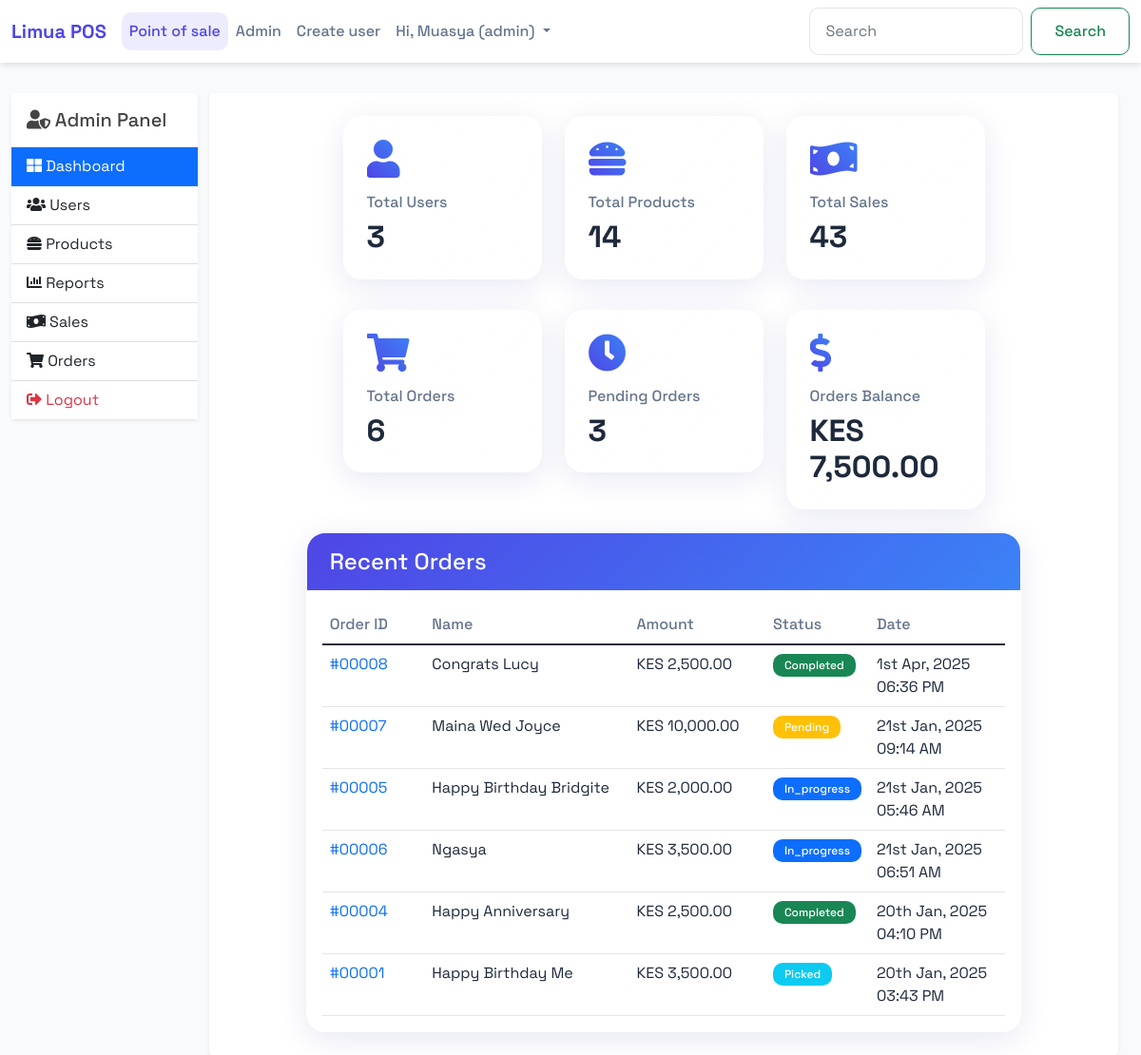
Page /index.php?pg=admin (signed in) on the committed database.
### tables this page shows
CREATE TABLE `orders` (
  `id` int(11) NOT NULL,
  `order_name` varchar(100) NOT NULL,
  `description` text DEFAULT NULL,
  `phone_number` varchar(20) NOT NULL,
  `customer_name` varchar(255) DEFAULT NULL,
  `total_amount` decimal(10,2) NOT NULL,
  `deposit` decimal(10,2) NOT NULL,
  `balance` decimal(10,2) NOT NULL,
  `pickup_date` datetime DEFAULT NULL,
  `image1` varchar(255) DEFAULT NULL,
  `image2` varchar(255) DEFAULT NULL,
  `status` varchar(20) NOT NULL,
  `created_by` varchar(100) NOT NULL,
  `updated_by` varchar(100) DEFAULT NULL,
  `date_created` datetime NOT NULL,
  `date_updated` datetime DEFAULT NULL
);

### app/core/database.php (called while the page is built, shortened)
<?php
class Database
{
	private function db_connect()
	{
		$DBHOST = "localhost";
		$DBNAME = "limuaa_db";
		$DBUSER = "root";
		$DBPASS = "";
		$DBDRIVER = "mysql";
		try {
			$con = new PDO("$DBDRIVER:host=$DBHOST;dbname=$DBNAME", $DBUSER, $DBPASS);
		} catch (PDOException $e) {
			echo $e->getMessage();
		}
		return $con;
	}
	public function query($query, $data = array())
	{
		$con = $this->db_connect();
		$stm = $con->prepare($query);
		$result = [];
		try {
			$check = $stm->execute($data);
			if ($check) {
				$result = $stm->fetchAll(PDO::FETCH_ASSOC);
			}
		} catch (PDOException $e) {
			error_log("Database query error: " . $e->getMessage());
		}
		return $result;
	}
}

### app/core/model.php (called while the page is built, shortened)
<?php
class Model extends Database
{
	public function query($query, $data = array())
    {
        $db = new Database();
        $result = $db->query($query, $data);
        return is_array($result) ? $result : [];
    }
}

### app/models/User.php (called while the page is built, shortened)
<?php
class User extends Model
{
	protected $table = "users";
	public function getTotal()
	{
		try {
			$result = $this->query("SELECT COUNT(*) as total FROM " . $this->table);
			return $result[0]['total'] ?? 0;
		} catch (PDOException $e) {
			return 0;
		}
	}
}

### app/models/Product.php (called while the page is built, shortened)
<?php
class Product extends Model
{
	protected $table = "products";
	public function getTotal()
	{
		try {
			$result = $this->query("SELECT COUNT(*) as total FROM " . $this->table);
			return $result[0]['total'] ?? 0;
		} catch (PDOException $e) {
			return 0;
		}
	}
}

### app/core/functions.php (called while the page is built, shortened)
<?php
function get_date($date)
{
    return date("jS M, Y h:i A", strtotime($date));
}

### app/views/admin/dashboard.view.php (the view, shortened to what this page needs)
<div class="row justify-content-center g-4">
    <div class="col-md-3">
        <div class="stat-card">
            <i class="fa fa-user stat-icon"></i>
            <h4 class="stat-title">Total Users</h4>
            <h1 class="stat-value"><?=$total_users?></h1>
        </div>
    </div>
    <div class="col-md-3">
        <div class="stat-card">
            <i class="fa fa-hamburger stat-icon"></i>
            <h4 class="stat-title">Total Products</h4>
            <h1 class="stat-value"><?=$total_products?></h1>
        </div>
    </div>
    <div class="col-md-3">
        <div class="stat-card">
            <i class="fa fa-money-bill-wave stat-icon"></i>
            <h4 class="stat-title">Total Sales</h4>
            <h1 class="stat-value"><?=$total_sales?></h1>
        </div>
    </div>
</div>
<div class="row justify-content-center g-4 mt-2">
    <div class="col-md-3">
        <div class="stat-card">
            <i class="fa fa-shopping-cart stat-icon"></i>
            <h4 class="stat-title">Total Orders</h4>
            <h1 class="stat-value"><?=$total_orders?></h1>
        </div>
    </div>
    <div class="col-md-3">
        <div class="stat-card">
            <i class="fa fa-clock stat-icon"></i>
            <h4 class="stat-title">Pending Orders</h4>
            <h1 class="stat-value"><?=$pending_orders?></h1>
        </div>
    </div>
    <div class="col-md-3">
        <div class="stat-card">
            <i class="fa fa-dollar-sign stat-icon"></i>
            <h4 class="stat-title">Orders Balance</h4>
            <h1 class="stat-value">KES <?=number_format($total_balance, 2)?></h1>
        </div>
    </div>
</div>
<div class="row justify-content-center mt-4">
    <div class="col-md-10">
        <div class="card orders-table">
            <div class="card-header">
                <h4 class="mb-0">Recent Orders</h4>
            </div>
            <div class="card-body">
                <table class="table table-hover">
                    <thead>
                        <tr>
                            <th style="width: 15%">Order ID</th>
                            <th style="width: 30%">Name</th>
                            <th style="width: 20%">Amount</th>
                            <th style="width: 15%">Status</th>
                            <th style="width: 20%">Date</th>
                        </tr>
                    </thead>
                    <tbody>
                        <?php if(!empty($recent_orders)):?>
                            <?php foreach($recent_orders as $order):?>
                                <tr>
                                    <td style="width: 15%">
                                        <a href="index.php?pg=order-view&id=<?=$order['id']?>" class="text-primary">
                                            #<?=str_pad($order['id'], 5, '0', STR_PAD_LEFT)?>
                                        </a>
                                    </td>
                                    <td style="width: 30%"><?=$order['order_name']?></td>
                                    <td style="width: 20%">KES <?=number_format($order['total_amount'], 2)?></td>
                                    <td style="width: 15%">
                                        <span class="badge bg-<?php
                                            switch($order['status'] ?? 'pending') {
                                                case 'completed': echo 'success'; break;
                                                case 'in_progress': echo 'primary'; break;
                                                case 'picked': echo 'info'; break;
                                                default: echo 'warning';
                                            }
                                        ?>">
                                            <?=ucfirst($order['status'] ?? 'Pending')?>
                                        </span>
                                    </td>
                                    <td style="width: 20%"><?=get_date($order['date_created'])?></td>
                                </tr>
                            <?php endforeach;?>
                        <?php else:?>
                            <tr>
                                <td colspan="5" class="text-center">No recent orders</td>
                            </tr>
                        <?php endif;?>
                    </tbody>
                </table>
            </div>
        </div>
    </div>
</div>

### public/assets/css/main.css (style rules this page uses)
body a { text-decoration: none; }

### app/views/partials/header.view.php (style rules this page uses)
body { font-family: 'Space Grotesk', sans-serif; background: #f8fafc; min-height: 100vh; color: #1e293b; }
.card { background: linear-gradient(135deg, rgba(255,255,255,0.9) 0%, rgba(255,255,255,0.8) 100%); backdrop-filter: blur(10px); -webkit-backdrop-filter: blur(10px); border: 1px solid rgba(255,255,255,0.5); box-shadow: 0 8px 32px 0 rgba(31,38,135,0.1); border-radius: 20px; transition: all 0.3s ease; overflow: hidden; }
.card-header { background: linear-gradient(135deg, #4f46e5 0%, #3b82f6 100%); color: white; border: none; padding: 1rem 1.5rem; }
.table { color: #1e293b; margin: 0; }
.table th { color: #64748b; font-weight: 500; border-color: rgba(0,0,0,0.1); }
.table td { border-color: rgba(0,0,0,0.1); }
.badge { padding: 0.5em 1em; border-radius: 10px; font-weight: 500; }
a { color: #4f46e5; text-decoration: none; transition: all 0.3s ease; }

### app/views/admin/dashboard.view.php (style rules this page uses)
.stat-card { background: linear-gradient(135deg, rgba(255,255,255,0.9) 0%, rgba(255,255,255,0.8) 100%); backdrop-filter: blur(10px); -webkit-backdrop-filter: blur(10px); border: 1px solid rgba(255,255,255,0.5); box-shadow: 0 8px 32px 0 rgba(31,38,135,0.1); border-radius: 20px; padding: 1.5rem; transition: all 0.3s ease; }
.stat-icon { font-size: 40px; background: linear-gradient(45deg, #4f46e5 0%, #3b82f6 100%); -webkit-background-clip: text; -webkit-text-fill-color: transparent; margin-bottom: 1rem; }
.stat-title { color: #64748b; font-size: 1rem; margin-bottom: 0.5rem; }
.stat-value { color: #1e293b; font-size: 2rem; font-weight: bold; margin: 0; }
.orders-table { background: #ffffff; border-radius: 20px; overflow: hidden; box-shadow: 0 8px 32px 0 rgba(31,38,135,0.1); }
.orders-table .card-header { background: linear-gradient(135deg, #4f46e5 0%, #3b82f6 100%); color: white; padding: 1rem 1.5rem; border: none; }
.orders-table .table { color: #1e293b; margin: 0; }
.orders-table .table th { border-color: rgba(0,0,0,0.1); color: #64748b; font-weight: 500; }
.orders-table .table td { border-color: rgba(0,0,0,0.1); }
.badge { padding: 0.5em 1em; border-radius: 10px; font-weight: 500; }
body { background: #f8fafc; min-height: 100vh; }

### rows in the picture
orders: id "00008", order_name "Congrats Lucy", total_amount "2,500.00", status "Completed", date_created "1st Apr, 2025 06:36 PM"
orders: id "00007", order_name "Maina Wed Joyce", total_amount "10,000.00", status "Pending", date_created "21st Jan, 2025 09:14 AM"
orders: id "00005", order_name "Happy Birthday Bridgite", total_amount "2,000.00", status "In_progress", date_created "21st Jan, 2025 05:46 AM"
orders: id "00006", order_name "Ngasya", total_amount "3,500.00", status "In_progress", date_created "21st Jan, 2025 06:51 AM"
orders: id "00004", order_name "Happy Anniversary", total_amount "2,500.00", status "Completed", date_created "20th Jan, 2025 04:10 PM"
orders: id "00001", order_name "Happy Birthday Me", total_amount "3,500.00", status "Picked", date_created "20th Jan, 2025 03:43 PM"

### other values in the picture
APP_NAME "Limua POS"
auth('username') "Muasya"
Auth::get('role') "admin"
$total_users "3"
$total_products "14"
$total_sales "43"
$total_orders "6"
$pending_orders "3"
$total_balance "7,500.00"
